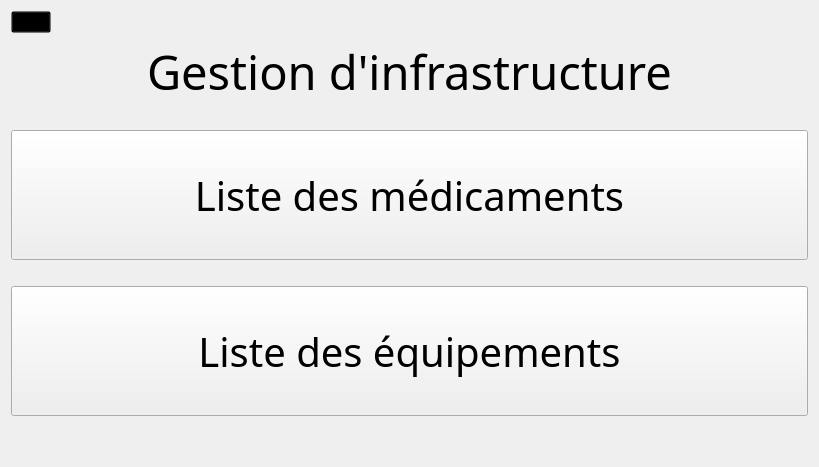
      <widget class="QWidget" name="gestion_infrastructure">
       <layout class="QVBoxLayout" name="verticalLayout_22">
        <item alignment="Qt::AlignLeft">
         <widget class="QPushButton" name="pushButton_menu">
          <property name="maximumSize">
           <size>
            <width>40</width>
            <height>16777215</height>
           </size>
          </property>
          <property name="cursor">
           <cursorShape>PointingHandCursor</cursorShape>
          </property>
          <property name="styleSheet">
           <string notr="true">background-color:transparent;</string>
          </property>
          <property name="text">
           <string/>
          </property>
          <property name="icon">
           <iconset resource="pics.qrc">
            <normaloff>:/pics/pics/Home.png</normaloff>:/pics/pics/Home.png</iconset>
          </property>
          <property name="iconSize">
           <size>
            <width>30</width>
            <height>30</height>
           </size>
          </property>
         </widget>
        </item>
        <item alignment="Qt::AlignHCenter">
         <widget class="QLabel" name="gestion_infra">
          <property name="font">
           <font>
            <family>Quicksand SemiBold</family>
            <pointsize>35</pointsize>
           </font>
          </property>
          <property name="text">
           <string>Gestion d'infrastructure</string>
          </property>
         </widget>
        </item>
        <item>
         <spacer name="horizontalSpacer_26">
          <property name="orientation">
           <enum>Qt::Horizontal</enum>
          </property>
          <property name="sizeHint" stdset="0">
           <size>
            <width>40</width>
            <height>20</height>
           </size>
          </property>
         </spacer>
        </item>
        <item>
         <widget class="QPushButton" name="list_med">
          <property name="minimumSize">
           <size>
            <width>0</width>
            <height>130</height>
           </size>
          </property>
          <property name="maximumSize">
           <size>
            <width>16777215</width>
            <height>16777215</height>
           </size>
          </property>
          <property name="font">
           <font>
            <family>Quicksand SemiBold</family>
            <pointsize>30</pointsize>
           </font>
          </property>
          <property name="cursor">
           <cursorShape>PointingHandCursor</cursorShape>
          </property>
          <property name="text">
           <string>Liste des médicaments</string>
          </property>
          <property name="icon">
           <iconset resource="pics.qrc">
            <normaloff>:/pics/pics/list.png</normaloff>:/pics/pics/list.png</iconset>
          </property>
          <property name="iconSize">
           <size>
            <width>35</width>
            <height>35</height>
           </size>
          </property>
         </widget>
        </item>
        <item>
         <spacer name="horizontalSpacer_6">
          <property name="orientation">
           <enum>Qt::Horizontal</enum>
          </property>
          <property name="sizeHint" stdset="0">
           <size>
            <width>797</width>
            <height>20</height>
           </size>
          </property>
         </spacer>
        </item>
        <item>
         <widget class="QPushButton" name="list_eq">
          <property name="minimumSize">
           <size>
            <width>0</width>
            <height>130</height>
           </size>
          </property>
          <property name="font">
           <font>
            <family>Quicksand SemiBold</family>
            <pointsize>30</pointsize>
           </font>
          </property>
          <property name="cursor">
           <cursorShape>PointingHandCursor</cursorShape>
          </property>
          <property name="text">
           <string>Liste des équipements</string>
          </property>
          <property name="icon">
           <iconset resource="pics.qrc">
            <normaloff>:/pics/pics/list.png</normaloff>:/pics/pics/list.png</iconset>
          </property>
          <property name="iconSize">
           <size>
            <width>35</width>
            <height>35</height>
           </size>
          </property>
         </widget>
        </item>
        <item>
         <spacer name="horizontalSpacer_66">
          <property name="orientation">
           <enum>Qt::Horizontal</enum>
          </property>
          <property name="sizeHint" stdset="0">
           <size>
            <width>40</width>
            <height>20</height>
           </size>
          </property>
         </spacer>
        </item>
        <item>
         <spacer name="horizontalSpacer_4">
          <property name="orientation">
           <enum>Qt::Horizontal</enum>
          </property>
          <property name="sizeHint" stdset="0">
           <size>
            <width>40</width>
            <height>20</height>
           </size>
          </property>
         </spacer>
        </item>
       </layout>
      </widget>
